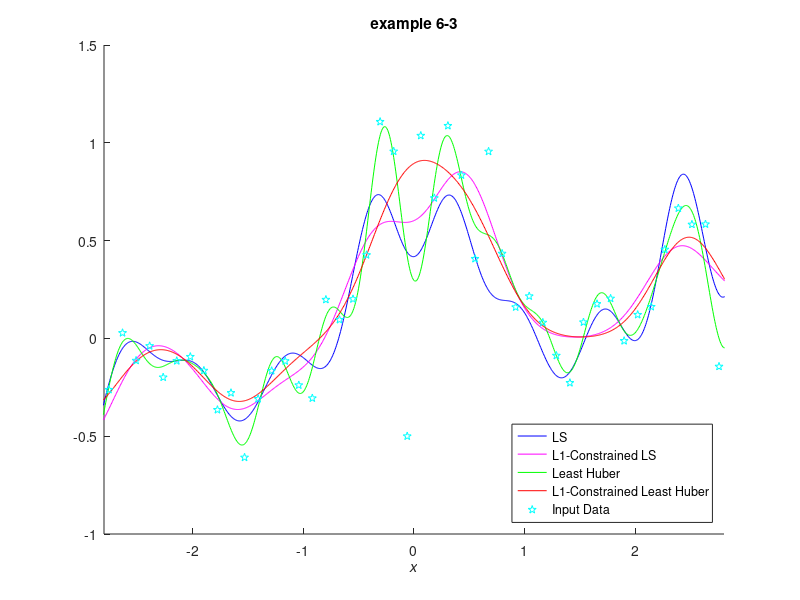

Reproduce this figure in MATLAB.
%% Example 6.3 L1-Constrained Least Huber Loss Regression
%
% * *Result in book* : Figure 6.13
% * *Code in book* : Figure 6.14
% * *Output* : |eg06_3.png|
% * *Usage* : |eg06_3(), eg06_3(50, 1000)|
%
%% Source Code
function eg06_3(n, N)
    % init
    rng(0, 'v5uniform'); rng(0, 'v5normal');
    % recommended, use it in future instead of
    % rand('state', 0); randn('state', 0);
    if nargin < 2
        n = 50; N = 1000;
    end

    % constant
    x = linspace(-3, 3, n)';
    X = linspace(-3, 3, N)';
    pix = pi * x;
    y = sin(pix) ./ (pix) + 0.1 * x + 0.2 * randn(n, 1);
    y(n / 2) = -0.5;

    hh = 2 * 0.3 ^ 2;
    l = 0.1;
    e = 0.1;
    t0 = randn(n, 1);
    x2 = x .^ 2;
    X2 = X .^ 2;
    k = exp(-(repmat(x2, 1, n) + repmat(x2', n, 1) - 2 * x * x') / hh);
    K = exp(-(repmat(X2, 1, n) + repmat(x2', N, 1) - 2 * X * x') / hh);

    % Least Square Loss Regression, (\lambda, \eta) = (0, \inf)
    for o = 1 : (n * 10000)
        index = ceil(rand * n);
        ki = exp(-(x - x(index)) .^ 2 / hh);
        t = t0 - e * ki * (ki' * t0 - y(index));
        if norm(t - t0) < 1e-7, break, end
        t0 = t;
    end
    F1 = K * t;

    % L1-Constrained Least Square Loss Regression, (\lambda, \eta) = (0.1, \inf)
    k2 = k ^ 2; ky = k * y;
    t0 = randn(n, 1);
    for o = 1 : (n * 1000)
        t = (k2 + l * pinv(diag(abs(t0)))) \ ky;
        if norm(t - t0) < 1e-4, break, end
        t0 = t;
    end
    F2 = K * t;

    % Least Huber Loss Regression, (\lambda, \eta) = (0, 0.1)
    t0 = randn(n, 1);
    for o = 1 : 1000
        r = abs(k * t0 - y);
        w = ones(n, 1); w(r > e) = e ./ r(r > e);
        Z = k * (repmat(w, 1, n) .* k);
        t = (Z + 0.000001 * eye(n)) \ (k * (w .* y));
        if norm(t - t0) < 1e-4, break, end
        t0 = t;
    end
    F3 = K * t;

    % L1-Constrained Least Huber Loss Regression, (\lambda, \eta) = (0.1, 0.1)
    t0 = randn(n, 1);
    for o = 1 : 1000
        r = abs(k * t0 - y);
        w = ones(n, 1); w(r > e) = e ./ r(r > e);
        Z = k * (repmat(w, 1, n) .* k) + l * pinv(diag(abs(t0)));
        t = (Z + 0.1 * eye(n)) \ (k * (w .* y));
        if norm(t - t0) < 1e-3, break, end
        t0 = t;
    end
    F4 = K * t;

    figure('Name', 'example 6-3'); clf; hold on;
    axis([-2.8 2.8 -1 1.5]); xlabel('\itx');
    title('example 6-3');
    plot(X, F1, 'b-', X, F2, 'm-', X, F3, 'g-', X, F4, 'r-', x, y, 'cp');
    legend('LS', 'L1-Constrained LS', ...
        'Least Huber', 'L1-Constrained Least Huber', ...
        'Input Data', 'Location', 'southeast');
    saveas(gcf, 'eg06_3', 'png');
end